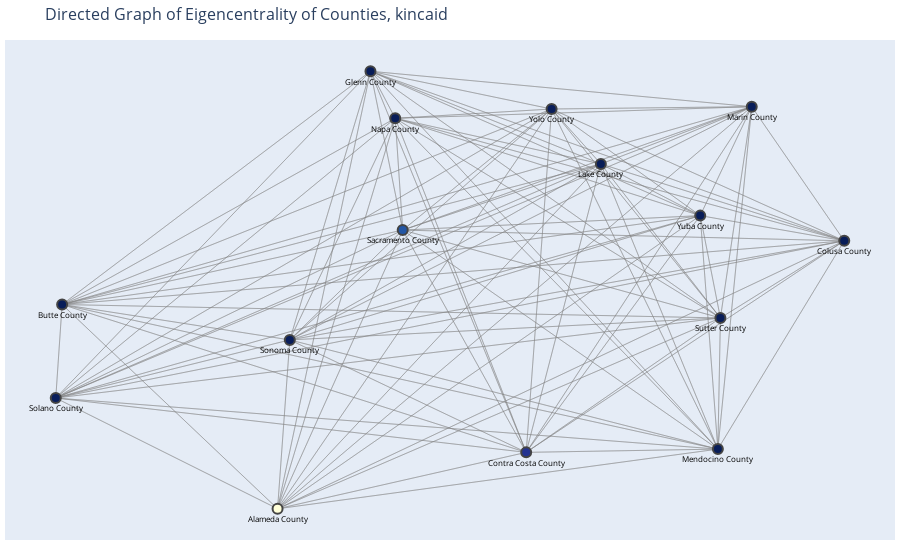

Write notebook code for a chart like this one.
### Code cell
plot_centrality(pre_kincaid_merged_df, 'kincaid')

### Figure 1 — Plotly figure (JSON) as saved in the notebook; plotly's stock layout.template omitted (floating-point values rounded to 4 significant figures; data arrays with more than 128 entries replaced by an {"elided": "..."} marker saying what was removed)
{"data": [{"hoverinfo": "none", "line": {"color": "gray", "width": 0.4}, "mode": "lines", "type": "scatter", "x": {"elided": "675 float values"}, "y": {"elided": "675 float values"}}, {"hoverinfo": "text", "marker": {"color": {"elided": "225 float values"}, "colorbar": {"thickness": 5, "title": {"side": "right", "text": "Eigencentrality of Counties"}, "xanchor": "left"}, "colorscale": [[0, "rgb(255,255,217)"], [0.125, "rgb(237,248,177)"], [0.25, "rgb(199,233,180)"], [0.375, "rgb(127,205,187)"], [0.5, "rgb(65,182,196)"], [0.625, "rgb(29,145,192)"], [0.75, "rgb(34,94,168)"], [0.875, "rgb(37,52,148)"], [1, "rgb(8,29,88)"]], "line": {"width": 2}, "reversescale": true, "showscale": false, "size": 10}, "mode": "markers+text", "text": {"elided": "225 str values"}, "textfont": {"color": "black", "size": 8}, "textposition": "bottom center", "type": "scatter", "x": [-0.411, -0.839, 0.7148, 0.08291, -0.2265, 0.2312, 0.531, 0.4637, -0.1772, -0.1624, -0.8517, -0.3867, 0.4688, 0.1334, 0.4287], "y": [-1, -0.1502, 0.1149, -0.7654, 0.8204, 0.4347, 0.6731, -0.7518, 0.6246, 0.1594, -0.5393, -0.2974, -0.2061, 0.6633, 0.2197]}], "layout": {"annotations": [{"showarrow": false, "text": "", "x": 0.005, "xref": "paper", "y": -0.002, "yref": "paper"}], "hovermode": "closest", "margin": {"b": 20, "l": 5, "r": 5, "t": 40}, "showlegend": false, "title": {"font": {"size": 16}, "text": "Directed Graph of Eigencentrality of Counties, kincaid"}, "xaxis": {"showgrid": false, "showticklabels": false, "zeroline": false}, "yaxis": {"showgrid": false, "showticklabels": false, "zeroline": false}}}
